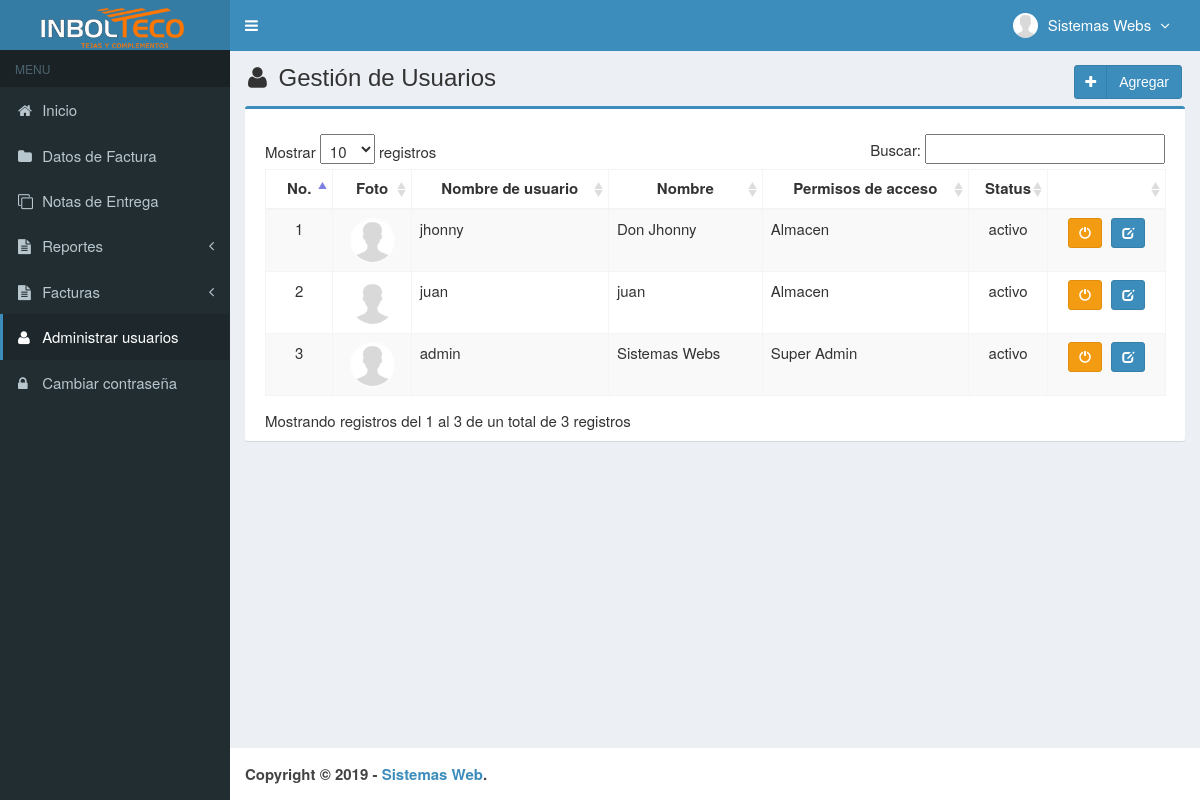
/main.php?module=user (signed in), run on an earlier commit of the app's database.
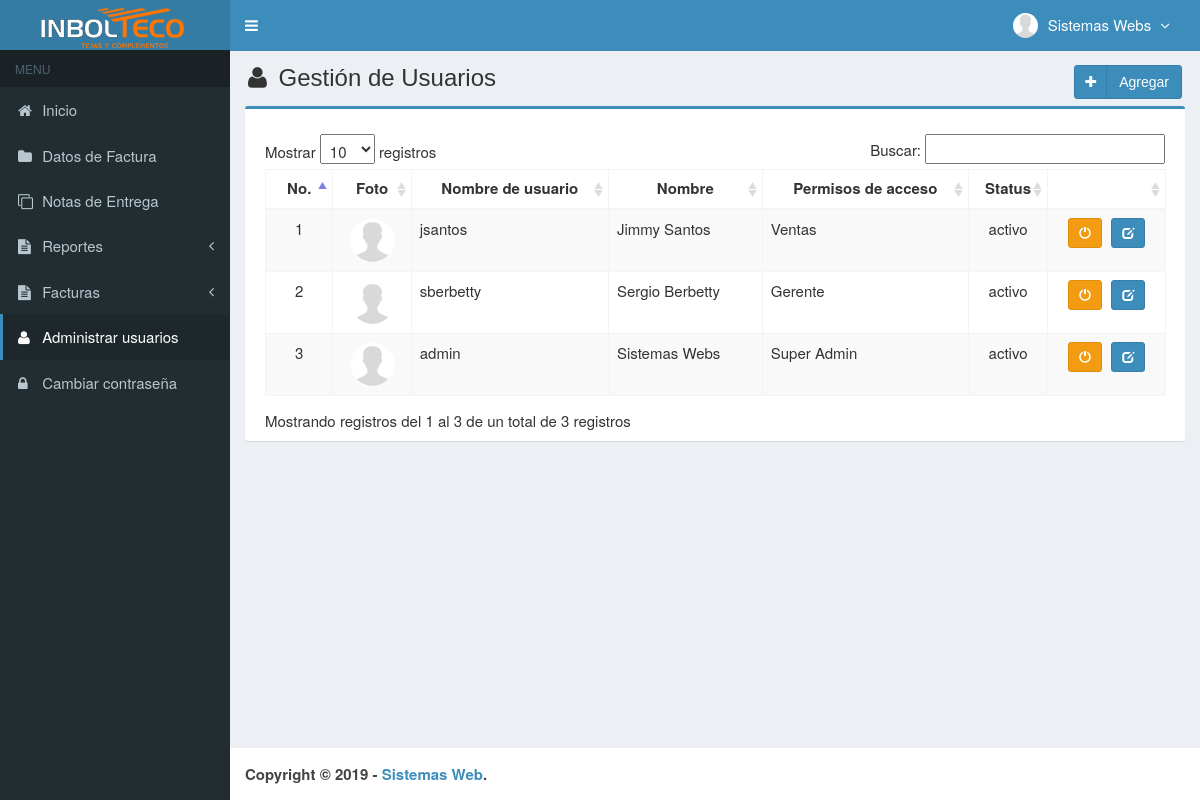
And on a later commit of the database.
### tables this page shows
CREATE TABLE IF NOT EXISTS `usuarios` (
  `id_user` int(3) NOT NULL AUTO_INCREMENT,
  `username` varchar(50) NOT NULL,
  `name_user` varchar(50) NOT NULL,
  `password` varchar(50) NOT NULL,
  `email` varchar(50) DEFAULT NULL,
  `telefono` varchar(13) DEFAULT NULL,
  `foto` varchar(100) DEFAULT NULL,
  `permisos_acceso` enum('Super Admin','Gerente','Ventas') NOT NULL,
  `status` enum('activo','bloqueado') NOT NULL DEFAULT 'activo',
  `created_at` timestamp NOT NULL DEFAULT CURRENT_TIMESTAMP ON UPDATE CURRENT_TIMESTAMP,
  `updated_at` timestamp NOT NULL DEFAULT '0000-00-00 00:00:00',
  PRIMARY KEY (`id_user`),
  KEY `level` (`permisos_acceso`)
);

### modules/user/view.php (the view, shortened to what this page needs)
<section class="content-header">
  <h1>
    <i class="fa fa-user icon-title"></i> Gestión de Usuarios
    <a class="btn btn-primary btn-social pull-right" href="?module=form_user&form=add" title="Agregar" data-toggle="tooltip">
      <i class="fa fa-plus"></i> Agregar
    </a>
  </h1>
</section>
<section class="content">
  <div class="row">
    <div class="col-md-12">
      <div class="box box-primary">
        <div class="box-body">
          <table id="dataTables1" class="table table-bordered table-striped table-hover">
            <thead>
              <tr>
                <th class="center">No.</th>
                <th class="center">Foto</th>
                <th class="center">Nombre de usuario</th>
                <th class="center">Nombre</th>
                <th class="center">Permisos de acceso</th>
                <th class="center">Status</th>
                <th class="center"></th>
              </tr>
            </thead>
                        <tbody>
            <?php
            $no = 1;
            $query = mysqli_query($mysqli, "SELECT * FROM usuarios ORDER BY id_user DESC")
                                            or die('error: '.mysqli_error($mysqli));
            while ($data = mysqli_fetch_assoc($query)) {
              echo "<tr>
                      <td width='50' class='center'>$no</td>";
                      if ($data['foto']=="") { ?>
                        <td class='center'><img class='img-user' src='images/user/user-default.png' width='45'></td>
                      <?php
                      } else { ?>
                        <td class='center'><img class='img-user' src='images/user/<?php echo $data['foto']; ?>' width='45'></td>
                      <?php
                      }
              echo "  <td>$data[username]</td>
                      <td>$data[name_user]</td>
                      <td>$data[permisos_acceso]</td>
                      <td class='center'>$data[status]</td>
                      <td class='center' width='100'>
                          <div>";
                          if ($data['status']=='activo') { ?>
                            <a data-toggle="tooltip" data-placement="top" title="Bloqueado" style="margin-right:5px" class="btn btn-warning btn-sm" href="modules/user/proses.php?act=off&id=<?php echo $data['id_user'];?>">
                                <i style="color:#fff" class="glyphicon glyphicon-off"></i>
                            </a>
            <?php
                          }
                          else { ?>
                            <a data-toggle="tooltip" data-placement="top" title="activo" style="margin-right:5px" class="btn btn-success btn-sm" href="modules/user/proses.php?act=on&id=<?php echo $data['id_user'];?>">
                                <i style="color:#fff" class="glyphicon glyphicon-ok"></i>
                            </a>
            <?php
                          }
              echo "      <a data-toggle='tooltip' data-placement='top' title='Modificar' class='btn btn-primary btn-sm' href='?module=form_user&form=edit&id=$data[id_user]'>
                                <i style='color:#fff' class='glyphicon glyphicon-edit'></i>
                            </a>
                          </div>
                      </td>
                    </tr>";
              $no++;
            }
            ?>
            </tbody>
          </table>
        </div>
      </div>
    </div>
  </div>
</section><!-- /.content

### top-menu.php (shortened to what this page needs)
<?php
require_once "config/database.php";
$query = mysqli_query($mysqli, "SELECT id_user, name_user, foto, permisos_acceso FROM usuarios WHERE id_user='$_SESSION[id_user]'")
                                or die('error: '.mysqli_error($mysqli));
$data = mysqli_fetch_assoc($query);
?>
<li class="dropdown user user-menu">
  <a href="#" class="dropdown-toggle" data-toggle="dropdown">
  <?php
  if ($data['foto']=="") { ?>
    <img src="images/user/user-default.png" class="user-image" alt="User Image"/>
  <?php
  }
  else { ?>
    <img src="images/user/<?php echo $data['foto']; ?>" class="user-image" alt="User Image"/>
  <?php
  }
  ?>
    <span class="hidden-xs"><?php echo $data['name_user']; ?> <i style="margin-left:5px" class="fa fa-angle-down"></i></span>
  </a>
</li>

What changed in the data, as far as the page shows it:
removed usuarios: username "jhonny", name_user "Don Jhonny", permisos_acceso "Almacen", status "activo"
removed usuarios: username "juan", name_user "juan", permisos_acceso "Almacen", status "activo"
added usuarios: username "jsantos", name_user "Jimmy Santos", permisos_acceso "Ventas", status "activo"
added usuarios: username "sberbetty", name_user "Sergio Berbetty", permisos_acceso "Gerente", status "activo"
